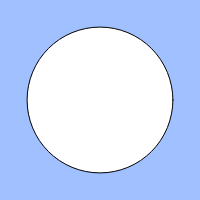
Frame 1 (no input)
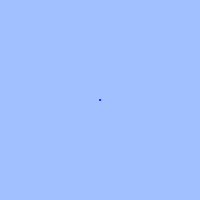
Frame 60 (no input)
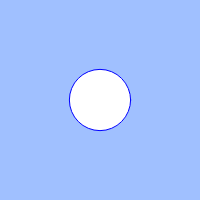
Frame 120 (the mouse pressed at the canvas centre since frame 60)

The p5.js sketch that drew these frames (run headless with seeded random() and noise() and a simulated clock; from frame 60 on, the mouse is pressed at the canvas centre):

// p5.js sketch
// ── sketch.js
// 練習問題「心臓の鼓動のように大きくなったり小さくなったりする円」
let count;
let cycle;

function setup(){
  createCanvas(200, 200);
  count = 0;
  cycle = 100;
}

function draw(){
  background(160, 192, 255);
  count = (count + 1) % cycle;
  size = 0.05*((count-55)**2)
  ellipse(width / 2, height / 2, size);
  stroke(0, 0, 255)


  if(keyIsDown("A".charCodeAt(0))){ count += 0.8; } 
}
